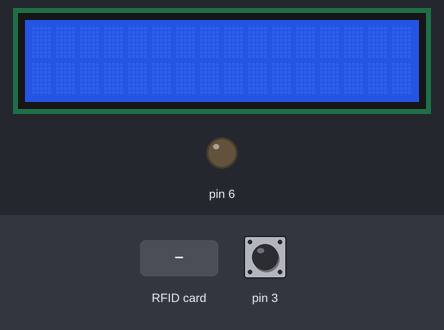
This sketch was run on a simulated Arduino Uno, built with avr-gcc and run on an emulated ATmega328P. Shown: 16×2 character LCD, output pins drawn as LEDs (lit = HIGH). The test bench sets the inputs (shaded band); at power-on: pin 3 HIGH. Pins used as bus, display or sensor lines are not drawn; what the sketch prints to the serial monitor is not drawn.

Above: at 1.3 s.
1.4 s: RFID card F9 00 8B 6E held to the reader
At 2.5 s:
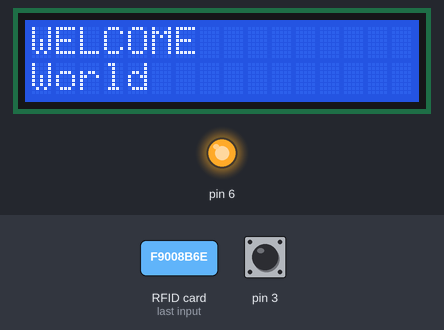
2.9 s: RFID card 5E 7A 19 C4 held to the reader
At 5.8 s:
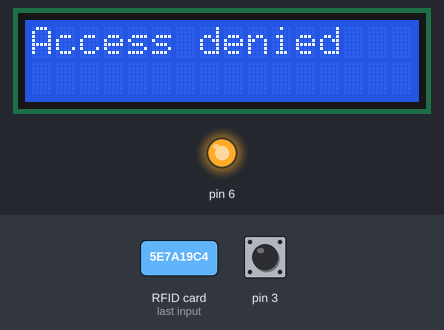
5.9 s: pin 3 pulled LOW for 3.2 s
At 9.8 s:
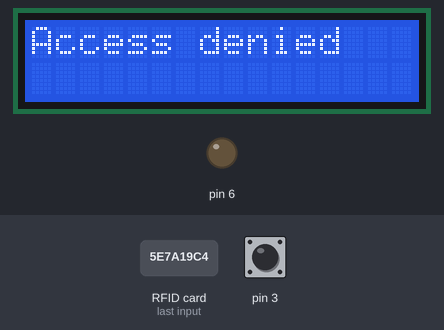
12.1 s: RFID card 04 70 48 32 10 4F 80 held to the reader
At 12.8 s:
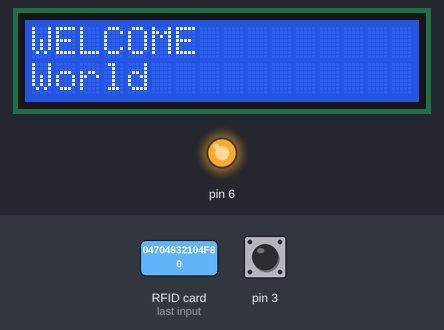
15.1 s: pin 3 pulled LOW for 3.2 s
At 17.1 s:
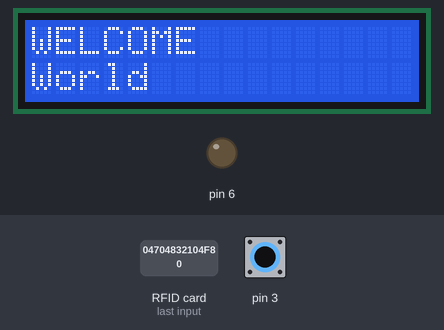
Timing chart, 0 to 18.6 s (numbered marks = the images above; inputs shaded):
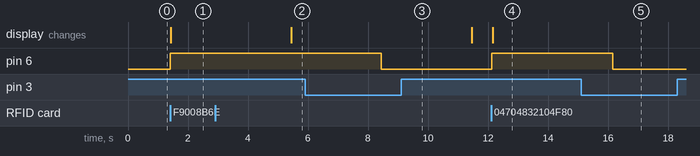

Measured:
- after the input at 1.4 s, pin 6: LOW → HIGH at once; the display: changes at once (image 1)
- after the input at 2.9 s, the display: changes after 2.5 s (image 2)
- after the input at 5.9 s, pin 6: HIGH → LOW after 2.5 s
- after the input at 12.1 s, pin 6: LOW → HIGH at once; the display: changes after 0.05 s (image 4)
- after the input at 15.1 s, pin 6: HIGH → LOW after 1.1 s

The sketch:

Badge_lezer_code.ino
```cpp
/*
 *
 * All the resources for this project: https://randomnerdtutorials.com/
 * Modified by Rui Santos
 *
 * Modified for safe project by Andrés Lycke & Jeroen Dobbelaere
 *
 * Created by FILIPEFLOP
 *
 */

#include <SPI.h>
#include <MFRC522.h>

#include <Wire.h>
#include <LiquidCrystal_I2C.h>
// Set the LCD address to 0x27 for a 16 chars and 2 line display
LiquidCrystal_I2C lcd(0x27, 16, 2);

#define SS_PIN 10
#define RST_PIN 9
MFRC522 mfrc522(SS_PIN, RST_PIN);   // Create MFRC522 instance.

//const int buttonPin = 3;
//int buttonState = 0;

void setup()
{
  Serial.begin(9600);   // Initiate a serial communication
  SPI.begin();      // Initiate  SPI bus
  mfrc522.PCD_Init();   // Initiate MFRC522
  Serial.println("Approximate your card to the reader...");
  Serial.println();
  Serial.println(digitalRead(3));
  pinMode(6, OUTPUT);
  pinMode(3, INPUT_PULLUP);

    // initialize the LCD,
  lcd.begin();

  // Turn on the blacklight and print a message.
  lcd.backlight();

}
void loop()
{
  lcd.clear();
  // Look for new cards
  if ( ! mfrc522.PICC_IsNewCardPresent())
  {
    return;
  }
  // Select one of the cards
  if ( ! mfrc522.PICC_ReadCardSerial())
  {
    return;
  }
  //Show UID on serial monitor
  Serial.print("UID tag :");
  String content= "";
  byte letter;
  for (byte i = 0; i < mfrc522.uid.size; i++)
  {
     Serial.print(mfrc522.uid.uidByte[i] < 0x10 ? " 0" : " ");
     Serial.print(mfrc522.uid.uidByte[i], HEX);
     content.concat(String(mfrc522.uid.uidByte[i] < 0x10 ? " 0" : " "));
     content.concat(String(mfrc522.uid.uidByte[i], HEX));
  }
  Serial.println();
  Serial.print("Message : ");
  content.toUpperCase();
  if (content.substring(1) == "F9 00 8B 6E" || content.substring(1) == "04 70 48 32 10 4F 80") //change here the UID of the card/cards that you want to give access
  {
    Serial.println("Authorized access");
    Serial.println();
    digitalWrite(6 ,HIGH);
    Serial.println("WELCOME World");
    lcd.print("WELCOME");
    lcd.setCursor(0,1);
    lcd.print("World");

   // int buttonState = digitalRead(3);
    delay(3000);
    Serial.println(digitalRead(3));
    delay(1000);


  }

 else   {
    Serial.println(" Access denied");
    lcd.print("Access denied");
    delay(3000);
  }
    int buttonState = digitalRead(3);
    Serial.println(buttonState);

    if (buttonState == LOW){
      digitalWrite(6, LOW);
      Serial.println("RELAY off");
     // lcd.print("");
      delay(3000);
    }
}
```
